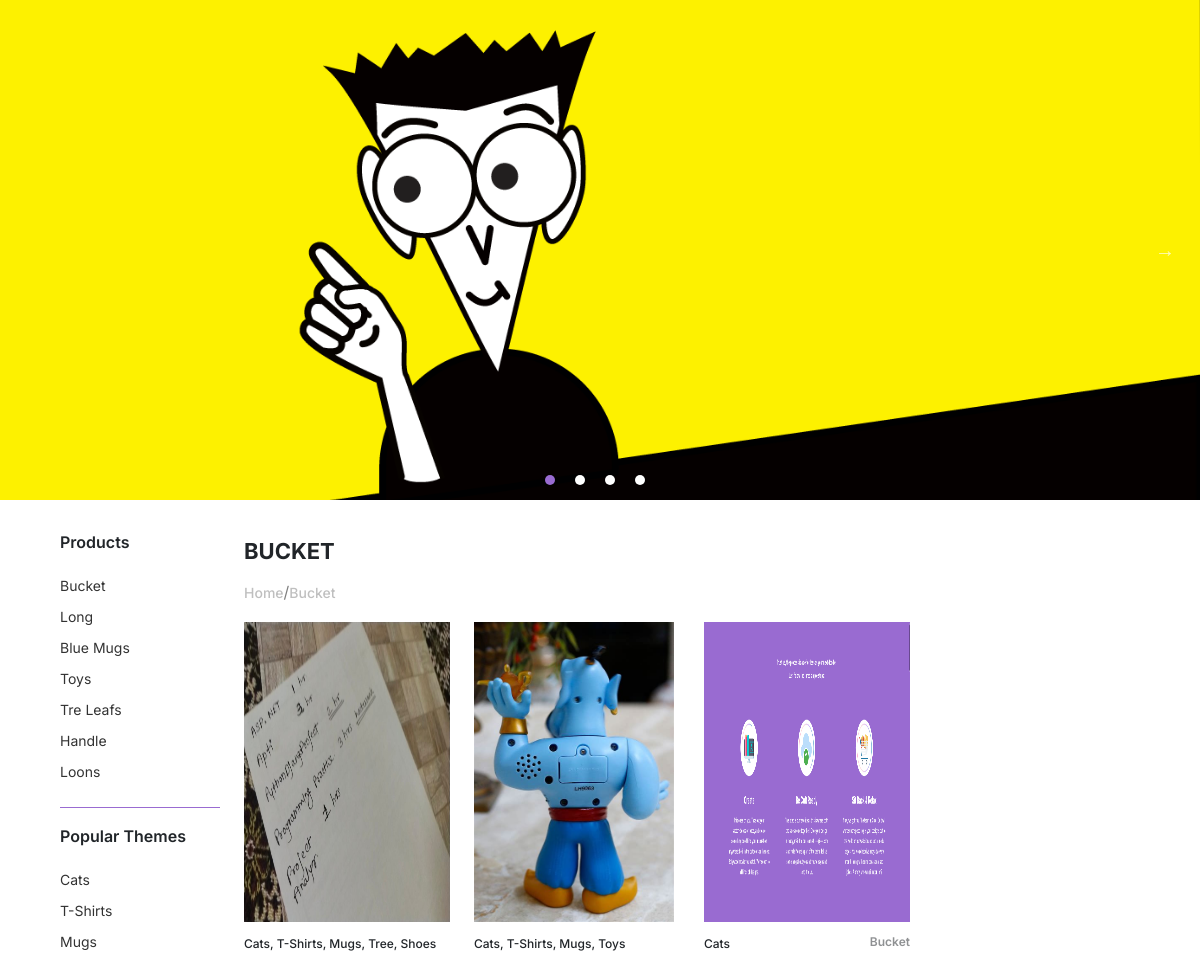
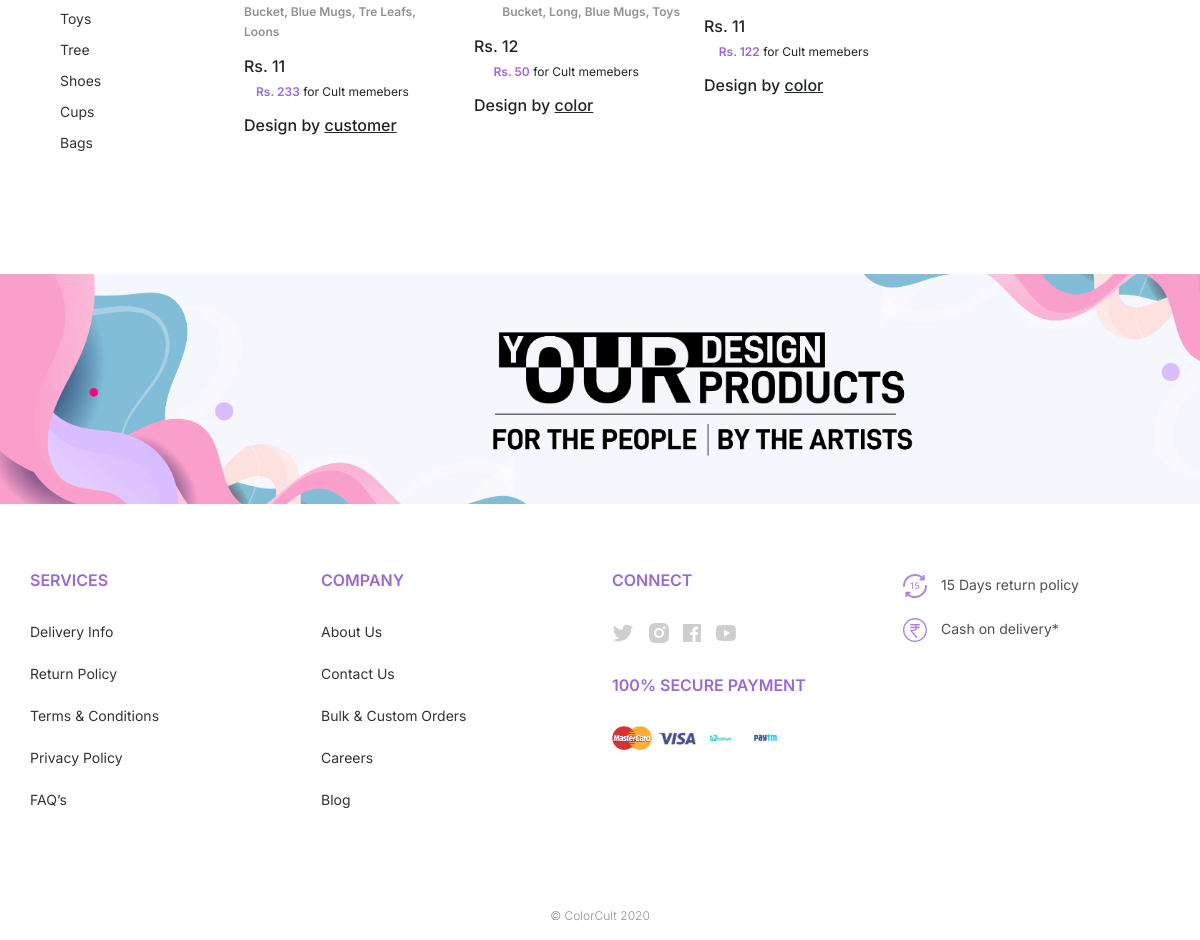
The app's page /search/bucket/1 with its own data (2 pictures, top to bottom).
### color/models.py (models this page shows, shortened)
class HomeBanner(models.Model):
    banner_one = models.ImageField( upload_to='banner/image/', blank=False)
    banner_two = models.ImageField( upload_to='banner/image/', blank=False)
    banner_three = models.ImageField( upload_to='banner/image/', blank=False)
    banner_four = models.ImageField( upload_to='banner/image/', blank=False)
    class Meta:
        verbose_name = "HomeBanner"
        verbose_name_plural = "HomeBanners"
        ordering =['id']

class ThemeCategory(models.Model):
    theme = models.ManyToManyField("Theme", verbose_name="theme_category")
    category = models.CharField( max_length=100)
    date = models.DateTimeField( auto_now=True)
    category_image = models.FileField( upload_to='product/image/',default="/media/image/temple.png", blank=False)
    class Meta:
        verbose_name = "ThemeCategory"
        verbose_name_plural = "ThemeCategorys"
        ordering = [ 'id', 'category', 'date']
    def __str__(self):
        return self.category

class Theme(models.Model):
    theme = models.CharField( max_length=100)
    date = models.DateTimeField( auto_now=True)
    theme_image = models.FileField( upload_to='product/image/',default="/media/image/temple.png", blank=False)
    class Meta:
        verbose_name = "Theme"
        verbose_name_plural = "Themes"
        ordering = ['id', 'theme', 'date']
    def __str__(self):
        return self.theme

class Product(models.Model):
    product_name = models.CharField( max_length=100, default="PUBG Grey T-shirt")
    creator = models.ForeignKey("User", verbose_name="Creator", on_delete=models.CASCADE)
    product_theme = models.ManyToManyField("Theme", verbose_name="Product Theme",  blank=True)
    prodcut_description = models.TextField()
    price = models.PositiveIntegerField()
    cult_member_price = models.PositiveIntegerField()
    product_image = models.FileField( upload_to='product/image/',default="/media/image/temple.png", blank=False)
    product_category = models.ManyToManyField("ThemeCategory", verbose_name="Product Theme Category",  blank=True)
    product_size = models.ManyToManyField("ProductSize", verbose_name="Product Size",  blank=True)
    product_related_to_gender = models.ManyToManyField("Gender", verbose_name="Gender",  blank=True)
    product_page_size = models.ManyToManyField("PageSize", verbose_name="Product Page Size",  blank=True)
    product_frame_size = models.ManyToManyField("FrameSize", verbose_name="Product Frame Size",  blank=True)
    product_color = models.ManyToManyField("Color", verbose_name="Add Hex code only for product")
    date = models.DateTimeField( auto_now=True)
    quantity = models.PositiveIntegerField(default=1)
    class Meta:
        verbose_name = "Product"
        verbose_name_plural = "Product"
        ordering = [ 'id', 'price', 'date']

class User(AbstractUser):
    gender = models.CharField(max_length=50, default="male")
    is_creator = models.BooleanField(default=False, null=True, blank=True)
    phone_regex = RegexValidator(regex=r'^\d{10,10}$', message="Phone number must be entered in the format: '1234567890'. Up to 10 digits allowed.")
    phone_number = models.CharField(validators=[phone_regex], max_length=10, blank=True)
    class Meta:
        ordering = ['id']

### color/views.py (the view)
# urls.py: path('search/<str:cat>/<int:id>', views.search, name="search"),
def search(request, cat, id):
    get_all_theme_categories = ThemeCategory.objects.all()
    get_all_themes = Theme.objects.all()
    get_home_banners = HomeBanner.objects.first()
    get_products_by_category_or_theme = ''
    try:
        get_products_by_category_or_theme = Product.objects.filter(product_category=id, product_theme=id).order_by(
            '-date')
    except:
        pass
    paginator = Paginator(get_products_by_category_or_theme, 12)  # 1 posts in each page
    page = request.GET.get('page')
    try:
        get_products_by_category_or_theme = paginator.page(page)
    except PageNotAnInteger:
        get_products_by_category_or_theme = paginator.page(1)
    except EmptyPage:
        get_products_by_category_or_theme = paginator.page(paginator.num_pages)
    return render(request, template_name="pages/search.html",
                  context={'get_all_theme_categories': get_all_theme_categories, 'category_or_theme': cat,
                           'get_all_themes': get_all_themes, 'get_home_banners': get_home_banners,
                           'get_products_by_category_or_theme': get_products_by_category_or_theme, 'page': page})

### color/templates/pages/search.html (shortened to what this page needs)
<!doctype html>
<html lang="en">
    <head>
        {% load static %}
        <link href="https://cdn.jsdelivr.net/npm/bootstrap@5.0.0-beta1/dist/css/bootstrap.min.css" rel="stylesheet">
        <link rel="stylesheet" href="{% static 'css/slick-theme.css' %}">
        <link rel="stylesheet" href="{% static 'css/style.css' %}">
    </head>
    <body>
        <section id="home-banner">
        <div class="home-banner-slider">
            <div class="home-img">
            <img class="img-fluid" src="{{ get_home_banners.banner_one.url }}">
            </div>
        </div>
        </section>
        <section id="product-search">
            <div class="row">
                <div class="col-md-2">
                    <div class="search-left">
                    <p>Products</p>
                        <ul class="search-ui ul">
                            {% for get_all_theme_category in get_all_theme_categories %}
                                <li><a href="{% url 'color:search'  get_all_theme_category.category get_all_theme_category.id %}">{{ get_all_theme_category.category }}</a></li>
                            {% endfor %}
                        </ul>
                        <p>Popular Themes</p>
                        <ul class="theme-ul ul">
                            {% for get_all_theme in get_all_themes %}
                                <li><a href="{% url 'color:search'  get_all_theme.theme get_all_theme.id %}">{{ get_all_theme.theme }}</a></li>
                            {% endfor %}
                        </ul>
                    </div>
                </div>
                <div class="col-md-10">
                    <div class="search-right">
                        <h2>{{ category_or_theme }}</h2>
                        <div class="breadcrumb">
                            <a href="{% url 'color:dashboard' %}">home</a>/
                            <a class="active-cat">{{ category_or_theme }}</a>
                        </div>
                        <div class="row mb-4">
                            {% for product in get_products_by_category_or_theme %}
                                <div class="col-md-3">
                                    <div class="prod-outer-wrap">
                                    <a class="prod-a" href="{% url 'color:product-details' product.id %}">
                                        <div class="prod-img-wrap">
                                        <img src="{{ product.product_image.url }}" alt="{{ product.prodcut_description }}" class="img-fluid h-100">
                                        </div>
                                        <div class="prod-text">
                                        <div class="prod-cat"> {{ product.product_theme.all | join:', ' }} </div>
                                        <div class="prod-theme"> {{ product.product_category.all | join:', ' }} </div>
                                        </div>
                                        <div class="pricing">
                                        <div class="normal-price">Rs. {{ product.price }} </div>
                                        <div class="cult-price"><span>Rs. {{ product.cult_member_price }}</span> for Cult memebers</div>
                                        </div>
                                    </a>
                                    <div class="design-by"> Design by <a class="creator">{{ product.creator }}</a></div>
                                    </div>
                                </div>
                            {% endfor %}
                        </div>
                    </div>
                </div>
            </div>
        </section>
        <section id="your-design" class="search-design"></section>
        <footer>
            <div class="container-collab">
                <div class="row">
                <div class="col-md-3">
                    <div class="footer-title">Services</div>
                    <ul class="ul service-ul">
                    <li><a href="#">Delivery Info</a></li>
                    <li><a href="#">Return Policy</a></li>
                    <li><a href="#">Terms & Conditions</a></li>
                    <li><a href="#">Privacy Policy</a></li>
                    <li><a href="#">FAQ’s</a></li>
                    </ul>
                </div>
                <div class="col-md-3">
                    <div class="footer-title">Company</div>
                    <ul class="ul company-ul">
                    <li><a href="#">About Us</a></li>
                    <li><a href="#">Contact Us</a></li>
                    <li><a href="#">Bulk & Custom Orders</a></li>
                    <li><a href="#">Careers</a></li>
                    <li><a href="#">Blog</a></li>
                    </ul>
                </div>
                <div class="col-md-3">
                    <div class="footer-title">Connect</div>
                    <ul class="ul connect-ul">
                    <li>
                        <a href="#">
                        </a>
                    </li>
                    <li>
                        <a href="#">
                        </a>
                    </li>
                    <li>
                        <a href="#">
                        </a>
                    </li>
                    <li>
                        <a href="#">
                        </a>
                    </li>
                    </ul>
                    <div class="footer-title">100% SECURE PAYMENT</div>
                    <ul class="ul pay-ul">
                    <li>
                        <a href="#">
                        <img src="{% static '/img/matercard.png' %}" class="img-fluid">
                        </a>
                    </li>
                    <li>
                        <a href="#">
                        <img src="{% static '/img/visa.png' %}" class="img-fluid">
                        </a>
                    </li>
                    <li>
                        <a href="#">
                        <img src="{% static '/img/mobikwik.jpg' %}" class="img-fluid">
                        </a>
                    </li>
                    <li>
                        <a href="#">
                        <img src="{% static '/img/paytm.jpg' %}" class="img-fluid">
                        </a>
                    </li>
                    </ul>
                </div>
                <div class="col-md-3">
                    <ul class="ul last-ul">
                    <li>
                        <a>
                        <span>15 Days return policy</span>
                        </a>
                    </li>
                    <li>
                        <a>
                        <span>Cash on delivery*</span>
                        </a>
                    </li>
                    </ul>
                </div>
                </div>
            </div>
            <span class="foot-span">© ColorCult 2020</span>
        </footer>
    </body>
</html>

### color/static/css/style.css (style rules this page uses)
body { font-family: 'Inter', sans-serif;font-weight: 400; }
.ul { list-style-type: none;padding-left: 0; }
.home-img.slick-slide { height: 500px; }
.slick-slide img { width: 100%; }
.mb-4 { margin-bottom: 40px; }
#your-design { background-image: url(../img/bottom-collab.png);background-repeat: no-repeat; background-size: cover;height: 230px;width: 100%; }
.container-collab { max-width: 1140px;margin: auto; }
.footer-title { display: inline-block;color: #996BD1;text-transform: uppercase;font-weight: 600;font-size: 16px;line-height: 32px;padding-bottom: 15px; }
.pay-ul img { width: 40px; }
.pay-ul li, .connect-ul li { display: inline-block; }
footer ul li a { font-weight: 400;font-size: 14px;line-height: 22px;padding: 10px 0;color: #000000;text-decoration: none;display: inline-block;opacity: 0.8; }
.connect-ul li a { padding: 10px 5px; }
.connect-ul li:first-child a { padding-left: 0; }
.connect-ul li:last-child a { padding-right: 0; }
.foot-span { font-weight: 300;opacity: 0.5;display: block;text-align: center;padding: 70px 0 15px;font-size: 12px; }
.prod-a { display: block;color: inherit; }
.prod-img-wrap { height: 300px;width: 100%;margin-bottom: 10px; }
.prod-text *, .pricing * { display: inline-block; }
.prod-text .prod-cat { float: left;font-weight: 500;text-transform: capitalize;font-size: 12px;line-height: 24px; }
.prod-text .prod-theme { float: right;font-weight: 600;text-transform: capitalize;font-size: 12px;line-height: 20px;opacity: 0.5; }
.pricing .normal-price { text-transform: capitalize;font-weight: 500;font-size: 16px;line-height: 26px;display: inline-block;vertical-align: middle; }
.pricing, .design-by { clear: both; }
.pricing .cult-price { width: 80%;display: inline-block;vertical-align: middle;text-align: right;font-weight: 400;font-size: 12px; }
.pricing .cult-price span { color: #996BD1;font-weight: 600; }
.design-by { font-size: 16px;line-height: 24px;font-weight: 500;padding-top: 10px; }
.design-by .creator { text-decoration: underline;color: inherit; }
.pricing { padding-top: 10px;display: block ruby; }
footer { padding-top: 60px; }
.last-ul li svg { margin-right: 10px; }
.search-right h2 { font-weight: 700;font-size: 22px;line-height: 42px;text-transform: uppercase; }
.search-ui li a { text-decoration: none; }
.search-ui li a, .theme-ul li a { opacity: 0.8;color: #000000;text-decoration: none;text-transform: capitalize;font-weight: 400;font-size: 14px;display: inline-block;padding: 5px 0; }
#product-search { max-width: 100%;margin: auto 60px; }
.search-ui { border-bottom: 1px solid #996BD1;padding-bottom: 20px; }
.search-left p, .theme-right p { font-weight: 600; }
.breadcrumb { opacity: 0.5;color: #000000; }
.breadcrumb a { font-size: 14px;line-height: 26px;font-weight: 500;opacity: 0.5;color: #000000;text-decoration: none;text-transform: capitalize; }
.search-design { margin-top: 100px; }
#your-design { background-image: url(../img/bottom-collab.png);background-repeat: no-repeat;background-size: cover;height: 230px;width: 100%; }

### records on screen
HomeBanner: banner_one (picture)
ThemeCategory: category "Bucket", category "BUCKET"
ThemeCategory: category "Long"
ThemeCategory: category "Blue Mugs"
ThemeCategory: category "Toys"
ThemeCategory: category "Tre Leafs"
ThemeCategory: category "Handle"
ThemeCategory: category "Loons"
Theme: theme "Cats"
Theme: theme "T-Shirts"
Theme: theme "Mugs"
Theme: theme "Toys"
Theme: theme "Tree"
Theme: theme "Shoes"
Theme: theme "Cups"
Theme: theme "Bags"
Product: product_image (picture), product_theme.all "Cats, T-Shirts, Mugs, Tree, Shoes", product_category.all "Bucket, Blue Mugs, Tre Leafs, Loons", price "11", cult_member_price "233", creator "customer"
Product: product_image (picture), product_theme.all "Cats, T-Shirts, Mugs, Toys", product_category.all "Bucket, Long, Blue Mugs, Toys", price "12", cult_member_price "50", creator "color"
Product: product_image (picture), product_theme.all "Cats", product_category.all "Bucket", price "11", cult_member_price "122", creator "color"
